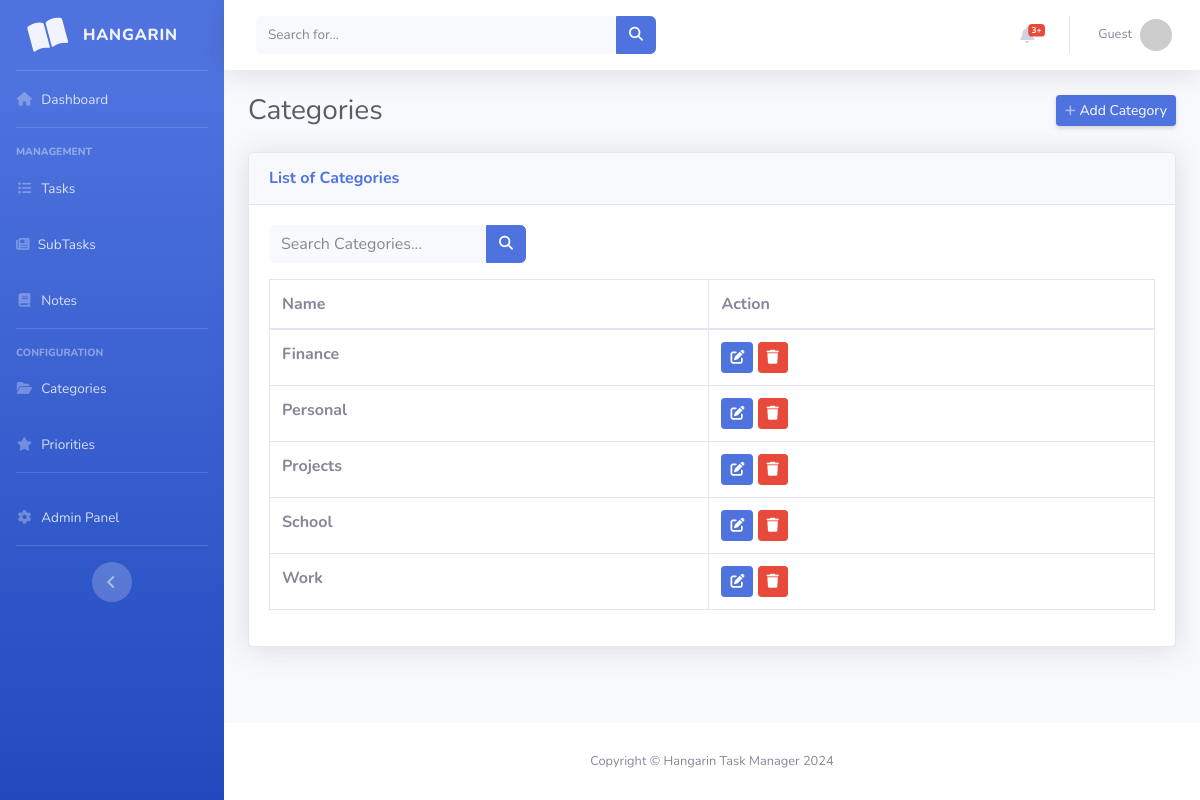
/category_list, run on the app's committed database.
### taskmanager/models.py (models this page shows, shortened)
class Category(models.Model):
    name = models.CharField(max_length=100)
    class Meta:
        verbose_name = "Category"
        verbose_name_plural = "Categories"

### taskmanager/views.py (the view)
# urls.py: path('category_list', CategoryList.as_view(), name='category-list'),
class CategoryList(ListView):
    model = Category
    context_object_name = 'category'
    template_name = 'category_list.html'
    paginate_by = 5
    ordering = ["name"]
    def get_queryset(self):
        qs = super().get_queryset()
        query = self.request.GET.get('q')
        if query:
            qs = qs.filter(
                Q(name__icontains=query)
            )
        return qs
    def get_ordering(self):
        allowed = ["name"]
        sort_by = self.request.GET.get("sort_by")
        if sort_by in allowed:
            return sort_by
        return "name"

### templates/category_list.html (shortened to what this page needs)
{% extends 'base.html' %}
{% load static %}
{% block content %}
<div class="d-sm-flex align-items-center justify-content-between mb-4">
    <h1 class="h3 mb-0 text-gray-800">Categories</h1>
    <a href="{% url 'category-add' %}" class="d-none d-sm-inline-block btn btn-sm btn-primary shadow-sm">
         Add Category
    </a>
</div>
<div class="card shadow mb-4">
    <div class="card-header py-3 d-flex flex-row align-items-center justify-content-between">
        <h6 class="m-0 font-weight-bold text-primary">List of Categories</h6>
    </div>
    <div class="card-body">
        <div class="row mb-3">
            <div class="col-md-6">
                <form class="form-inline" action="">
                    <div class="input-group">
                        <input type="text" class="form-control bg-light border-0 small" placeholder="Search Categories...">
                        <div class="input-group-append">
                            <button class="btn btn-primary" type="submit">
                                <i class="fas fa-search fa-sm"></i>
                            </button>
                        </div>
                    </div>
                </form>
            </div>
        </div>
        <div class="table-responsive">
            <table class="table table-bordered" width="100%" cellspacing="0">
                <thead>
                    <tr>
                        <th>Name</th>
                        <th>Action</th>
                    </tr>
                </thead>
                <tbody>
                    {% for category in object_list %}
                    <tr>
                        <td class="font-weight-bold">{{ category.name }}</td>
                        <td>
                            <a href="{% url 'category-update' category.id %}" class="btn btn-sm btn-primary">
                                <i class="fas fa-edit"></i>
                            </a>
                            <a href="{% url 'category-delete' category.id %}" class="btn btn-sm btn-danger">
                                <i class="fas fa-trash"></i>
                            </a>
                        </td>
                    </tr>
                    {% empty %}
                    <tr>
                        <td colspan="2" class="text-center text-gray-500">No categories found</td>
                    </tr>
                    {% endfor %}
                </tbody>
            </table>
        </div>
    </div>
</div>
{% endblock %}

### data on the page
Category: name "Finance"
Category: name "Personal"
Category: name "Projects"
Category: name "School"
Category: name "Work"
